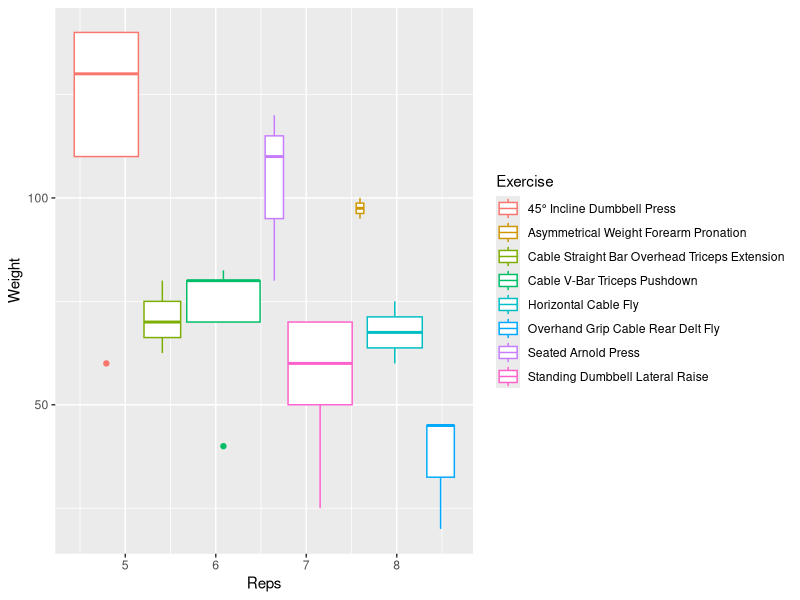

Source code (R):
## ---- chunk 1
library(tidyverse) 
workout_log = read.csv("Workout Log.csv")
## ---- chunk 2
workout_log |>
  filter(Workout == "Ppl X Arnold (Push)") |>
  ggplot(aes(y = Weight, x = Reps, color = Exercise )) +
  geom_boxplot()
